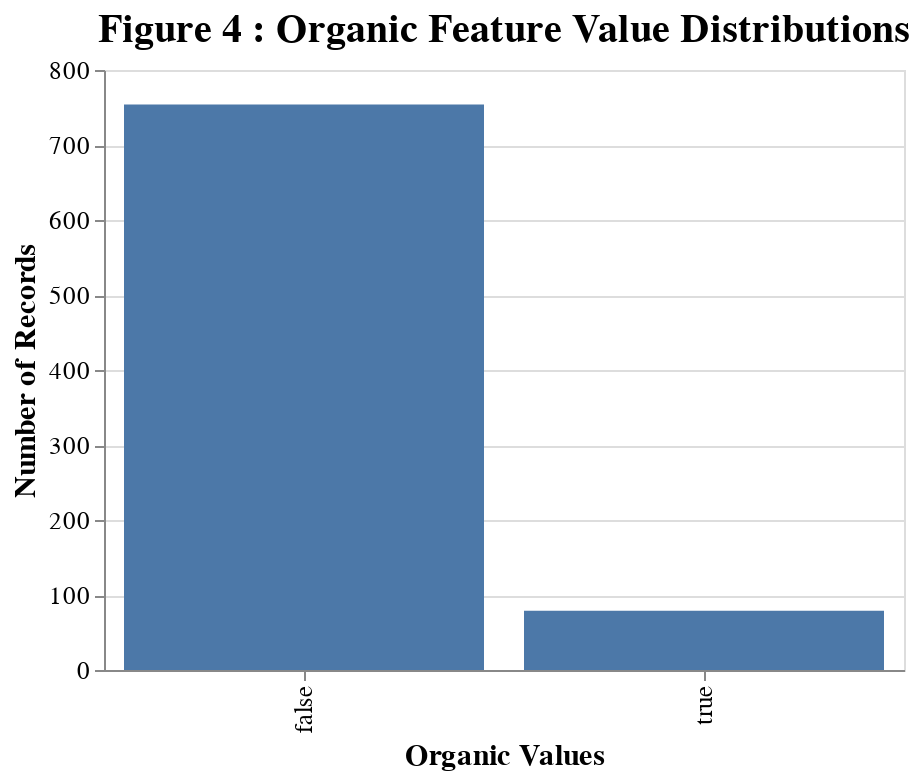

This figure's notebook cell:
### Code cell
fig_number = describe_features(
    effective_df = X_train, 
    features = binary_feats, 
    fig_number = fig_number
)

### Figure 1 — Vega-Lite specification as saved in the notebook (floating-point values rounded to 4 significant figures; data arrays with more than 128 entries replaced by an {"elided": "..."} marker saying what was removed)
{"config": {"view": {"continuousWidth": 400, "continuousHeight": 300}, "axis": {"labelFontSize": 12.5, "titleFontSize": 15}}, "data": {"name": "data-2424a381d25764058491d44b9208321c"}, "mark": "bar", "encoding": {"tooltip": [{"type": "quantitative", "aggregate": "count", "title": "Number of Records"}], "x": {"type": "nominal", "bin": false, "field": "Organic", "title": "Organic Values"}, "y": {"type": "quantitative", "aggregate": "count", "title": "Number of Records"}}, "height": 300, "title": {"text": "Figure 4 : Organic Feature Value Distributions", "fontSize": 20}, "width": 400, "$schema": "https://vega.github.io/schema/vega-lite/v4.8.1.json", "datasets": {"data-2424a381d25764058491d44b9208321c": {"elided": "833 records"}}}
